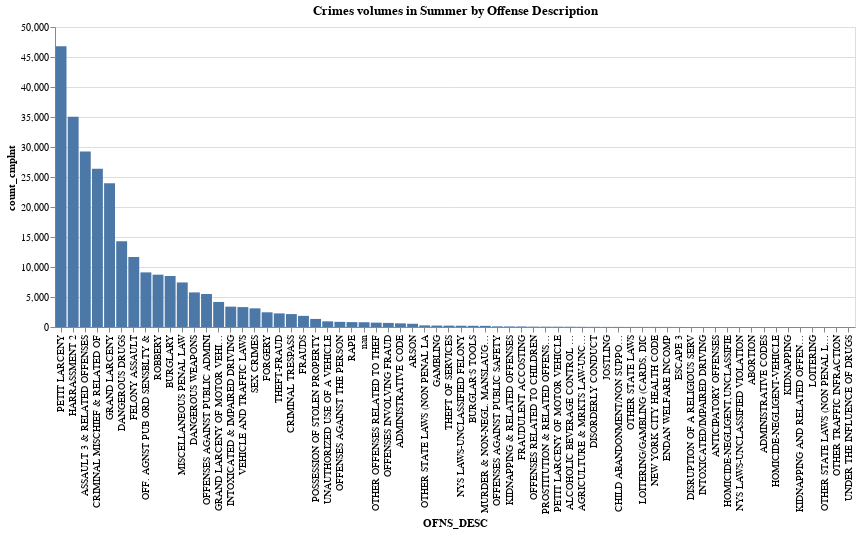

The cell this chart's notebook holds for it:
### Code cell
alt.Chart(df_season_ofns[df_season_ofns.Season == 'Summer']).mark_bar().encode(
  x = alt.Y('OFNS_DESC:N', sort='-y'),
  y='count_cmplnt:Q',
  tooltip = ['OFNS_DESC', 'count_cmplnt']
).properties(width = 800, height = 300, title="Crimes volumes in Summer by Offense Description")

### Figure 1 — Vega-Lite specification as saved in the notebook (floating-point values rounded to 4 significant figures)
{"config": {"view": {"continuousWidth": 400, "continuousHeight": 300}}, "data": {"name": "data-e495f0fdc28b5b6d6181e09cb9c6b21f"}, "mark": "bar", "encoding": {"tooltip": [{"type": "nominal", "field": "OFNS_DESC"}, {"type": "quantitative", "field": "count_cmplnt"}], "x": {"type": "nominal", "field": "OFNS_DESC", "sort": "-y"}, "y": {"type": "quantitative", "field": "count_cmplnt"}}, "height": 300, "title": "Crimes volumes in Summer by Offense Description", "width": 800, "$schema": "https://vega.github.io/schema/vega-lite/v4.8.1.json", "datasets": {"data-e495f0fdc28b5b6d6181e09cb9c6b21f": [{"Season": "Summer", "OFNS_DESC": "ABORTION", "count_cmplnt": 1}, {"Season": "Summer", "OFNS_DESC": "ADMINISTRATIVE CODE", "count_cmplnt": 611}, {"Season": "Summer", "OFNS_DESC": "ADMINISTRATIVE CODES", "count_cmplnt": 1}, {"Season": "Summer", "OFNS_DESC": "AGRICULTURE & MRKTS LAW-UNCLASSIFIED", "count_cmplnt": 35}, {"Season": "Summer", "OFNS_DESC": "ALCOHOLIC BEVERAGE CONTROL LAW", "count_cmplnt": 46}, {"Season": "Summer", "OFNS_DESC": "ANTICIPATORY OFFENSES", "count_cmplnt": 3}, {"Season": "Summer", "OFNS_DESC": "ARSON", "count_cmplnt": 541}, {"Season": "Summer", "OFNS_DESC": "ASSAULT 3 & RELATED OFFENSES", "count_cmplnt": 29230}, {"Season": "Summer", "OFNS_DESC": "BURGLAR'S TOOLS", "count_cmplnt": 201}, {"Season": "Summer", "OFNS_DESC": "BURGLARY", "count_cmplnt": 8503}, {"Season": "Summer", "OFNS_DESC": "CHILD ABANDONMENT/NON SUPPORT", "count_cmplnt": 17}, {"Season": "Summer", "OFNS_DESC": "CRIMINAL MISCHIEF & RELATED OF", "count_cmplnt": 26373}, {"Season": "Summer", "OFNS_DESC": "CRIMINAL TRESPASS", "count_cmplnt": 2156}, {"Season": "Summer", "OFNS_DESC": "DANGEROUS DRUGS", "count_cmplnt": 14271}, {"Season": "Summer", "OFNS_DESC": "DANGEROUS WEAPONS", "count_cmplnt": 5763}, {"Season": "Summer", "OFNS_DESC": "DISORDERLY CONDUCT", "count_cmplnt": 29}, {"Season": "Summer", "OFNS_DESC": "DISRUPTION OF A RELIGIOUS SERV", "count_cmplnt": 4}, {"Season": "Summer", "OFNS_DESC": "ENDAN WELFARE INCOMP", "count_cmplnt": 11}, {"Season": "Summer", "OFNS_DESC": "ESCAPE 3", "count_cmplnt": 7}, {"Season": "Summer", "OFNS_DESC": "FELONY ASSAULT", "count_cmplnt": 11664}, {"Season": "Summer", "OFNS_DESC": "FORGERY", "count_cmplnt": 2452}, {"Season": "Summer", "OFNS_DESC": "FRAUDS", "count_cmplnt": 1855}, {"Season": "Summer", "OFNS_DESC": "FRAUDULENT ACCOSTING", "count_cmplnt": 86}, {"Season": "Summer", "OFNS_DESC": "GAMBLING", "count_cmplnt": 239}, {"Season": "Summer", "OFNS_DESC": "GRAND LARCENY", "count_cmplnt": 23976}, {"Season": "Summer", "OFNS_DESC": "GRAND LARCENY OF MOTOR VEHICLE", "count_cmplnt": 4175}, {"Season": "Summer", "OFNS_DESC": "HARRASSMENT 2", "count_cmplnt": 35026}, {"Season": "Summer", "OFNS_DESC": "HOMICIDE-NEGLIGENT,UNCLASSIFIE", "count_cmplnt": 2}, {"Season": "Summer", "OFNS_DESC": "HOMICIDE-NEGLIGENT-VEHICLE", "count_cmplnt": 1}, {"Season": "Summer", "OFNS_DESC": "INTOXICATED & IMPAIRED DRIVING", "count_cmplnt": 3391}, {"Season": "Summer", "OFNS_DESC": "INTOXICATED/IMPAIRED DRIVING", "count_cmplnt": 4}, {"Season": "Summer", "OFNS_DESC": "JOSTLING", "count_cmplnt": 20}, {"Season": "Summer", "OFNS_DESC": "KIDNAPPING", "count_cmplnt": 1}, {"Season": "Summer", "OFNS_DESC": "KIDNAPPING & RELATED OFFENSES", "count_cmplnt": 92}, {"Season": "Summer", "OFNS_DESC": "KIDNAPPING AND RELATED OFFENSES", "count_cmplnt": 1}, {"Season": "Summer", "OFNS_DESC": "LOITERING", "count_cmplnt": 1}, {"Season": "Summer", "OFNS_DESC": "LOITERING/GAMBLING (CARDS, DIC", "count_cmplnt": 12}, {"Season": "Summer", "OFNS_DESC": "MISCELLANEOUS PENAL LAW", "count_cmplnt": 7426}, {"Season": "Summer", "OFNS_DESC": "MURDER & NON-NEGL. MANSLAUGHTER", "count_cmplnt": 192}, {"Season": "Summer", "OFNS_DESC": "NEW YORK CITY HEALTH CODE", "count_cmplnt": 12}, {"Season": "Summer", "OFNS_DESC": "NYS LAWS-UNCLASSIFIED FELONY", "count_cmplnt": 210}, {"Season": "Summer", "OFNS_DESC": "NYS LAWS-UNCLASSIFIED VIOLATION", "count_cmplnt": 2}, {"Season": "Summer", "OFNS_DESC": "OFF. AGNST PUB ORD SENSBLTY &", "count_cmplnt": 9104}, {"Season": "Summer", "OFNS_DESC": "OFFENSES AGAINST PUBLIC ADMINI", "count_cmplnt": 5498}, {"Season": "Summer", "OFNS_DESC": "OFFENSES AGAINST PUBLIC SAFETY", "count_cmplnt": 108}, {"Season": "Summer", "OFNS_DESC": "OFFENSES AGAINST THE PERSON", "count_cmplnt": 858}, {"Season": "Summer", "OFNS_DESC": "OFFENSES INVOLVING FRAUD", "count_cmplnt": 681}, {"Season": "Summer", "OFNS_DESC": "OFFENSES RELATED TO CHILDREN", "count_cmplnt": 60}, {"Season": "Summer", "OFNS_DESC": "OTHER OFFENSES RELATED TO THEF", "count_cmplnt": 726}, {"Season": "Summer", "OFNS_DESC": "OTHER STATE LAWS", "count_cmplnt": 14}, {"Season": "Summer", "OFNS_DESC": "OTHER STATE LAWS (NON PENAL LA", "count_cmplnt": 271}, {"Season": "Summer", "OFNS_DESC": "OTHER STATE LAWS (NON PENAL LAW)", "count_cmplnt": 1}, {"Season": "Summer", "OFNS_DESC": "OTHER TRAFFIC INFRACTION", "count_cmplnt": 1}, {"Season": "Summer", "OFNS_DESC": "PETIT LARCENY", "count_cmplnt": 46794}, {"Season": "Summer", "OFNS_DESC": "PETIT LARCENY OF MOTOR VEHICLE", "count_cmplnt": 51}, {"Season": "Summer", "OFNS_DESC": "POSSESSION OF STOLEN PROPERTY", "count_cmplnt": 1344}, {"Season": "Summer", "OFNS_DESC": "PROSTITUTION & RELATED OFFENSES", "count_cmplnt": 54}, {"Season": "Summer", "OFNS_DESC": "RAPE", "count_cmplnt": 817}, {"Season": "Summer", "OFNS_DESC": "ROBBERY", "count_cmplnt": 8719}, {"Season": "Summer", "OFNS_DESC": "SEX CRIMES", "count_cmplnt": 3107}, {"Season": "Summer", "OFNS_DESC": "THEFT OF SERVICES", "count_cmplnt": 227}, {"Season": "Summer", "OFNS_DESC": "THEFT-FRAUD", "count_cmplnt": 2268}, {"Season": "Summer", "OFNS_DESC": "UNAUTHORIZED USE OF A VEHICLE", "count_cmplnt": 943}, {"Season": "Summer", "OFNS_DESC": "UNDER THE INFLUENCE OF DRUGS", "count_cmplnt": 1}, {"Season": "Summer", "OFNS_DESC": "VEHICLE AND TRAFFIC LAWS", "count_cmplnt": 3317}, {"Season": "Summer", "OFNS_DESC": "nan", "count_cmplnt": 795}]}}
